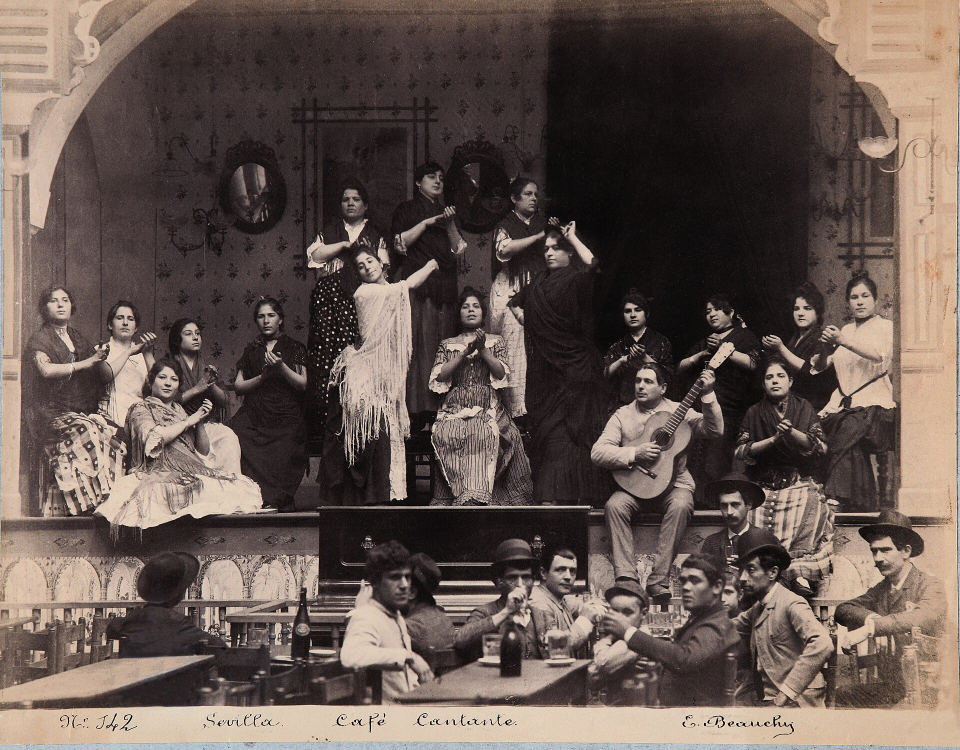
#> input picture cafe-cantante/assets/img/beauchy-cafe-1885.jpg, 1920 x 1500 px (shown at 1/2 size)
$ python grade.py ../assets/img/beauchy-cafe-1885.jpg out.png
#> lines starting #> are read from the running program, lines starting #| are printed output that depends on the picture
#!/usr/bin/env python3
"""Archival grade for the v2 photos: a warm two-tone print, no halftone.

Maps luminance onto ink (#16130f) -> paper (#efe6d4), lifts contrast a little,
optionally upscales small originals (Lanczos + unsharp + fine grain, so the
softness reads as an old print rather than as digital blur).

Usage: grade.py SRC OUT [--crop x0,y0,x1,y1 in px] [--upscale 2.0] [--grain 6] [--color]
"""
import argparse
import random
from PIL import Image, ImageOps, ImageEnhance, ImageFilter

INK = (22, 19, 15)
PAPER = (239, 230, 212)


def main():
    ap = argparse.ArgumentParser()
    ap.add_argument("src"); ap.add_argument("out")
    ap.add_argument("--crop")
    ap.add_argument("--upscale", type=float, default=1.0)
    ap.add_argument("--grain", type=float, default=4.0)
    ap.add_argument("--contrast", type=float, default=1.12)
    ap.add_argument("--color", action="store_true", help="keep colour (maps), only warm it")
    ap.add_argument("--brand", action="store_true", help="Acento tritone: noche -> rojo -> cal")
    a = ap.parse_args()

    im = Image.open(a.src).convert("RGB")
#> im is the input picture: PIL image 1920x1500 RGB; mean R, G, B 101.3, 87.2, 80.6
    if a.crop:
        im = im.crop(tuple(int(v) for v in a.crop.split(",")))
    if a.upscale != 1.0:
        im = im.resize((round(im.width * a.upscale), round(im.height * a.upscale)), Image.LANCZOS)
        im = im.filter(ImageFilter.UnsharpMask(radius=2, percent=70, threshold=2))
    if a.brand:
        # Acento archive treatment: noche shadows -> rojo mid-tones -> cal highlights, visible grain.
        g = ImageOps.autocontrast(im.convert("L"), cutoff=0.5)
        g = ImageEnhance.Contrast(g).enhance(a.contrast)
        out = ImageOps.colorize(g, (20, 17, 16), (244, 238, 230), mid=(150, 46, 38), blackpoint=18, whitepoint=236, midpoint=112)
    elif a.color:
        out = ImageEnhance.Color(im).enhance(0.55)
        out = Image.blend(out, Image.new("RGB", out.size, PAPER), 0.08)
    else:
        g = ImageOps.autocontrast(im.convert("L"), cutoff=0.5)
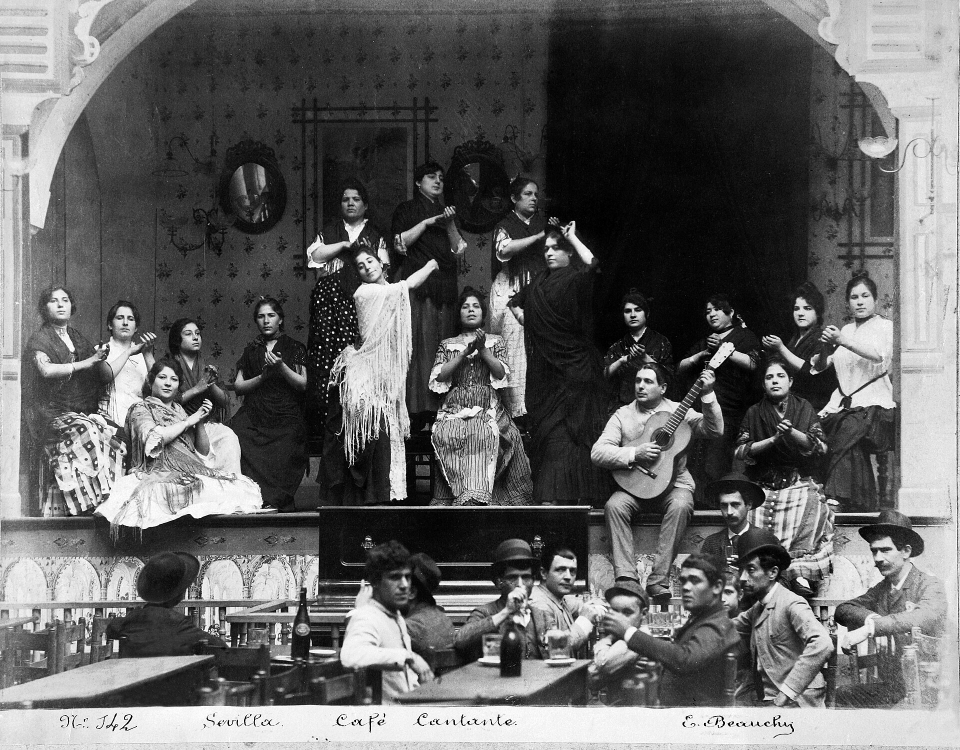
#> g: PIL image 1920x1500 L (shown at 1/2 size); min 0, max 255, mean 100.3
        g = ImageEnhance.Contrast(g).enhance(a.contrast)
        out = ImageOps.colorize(g, INK, PAPER)
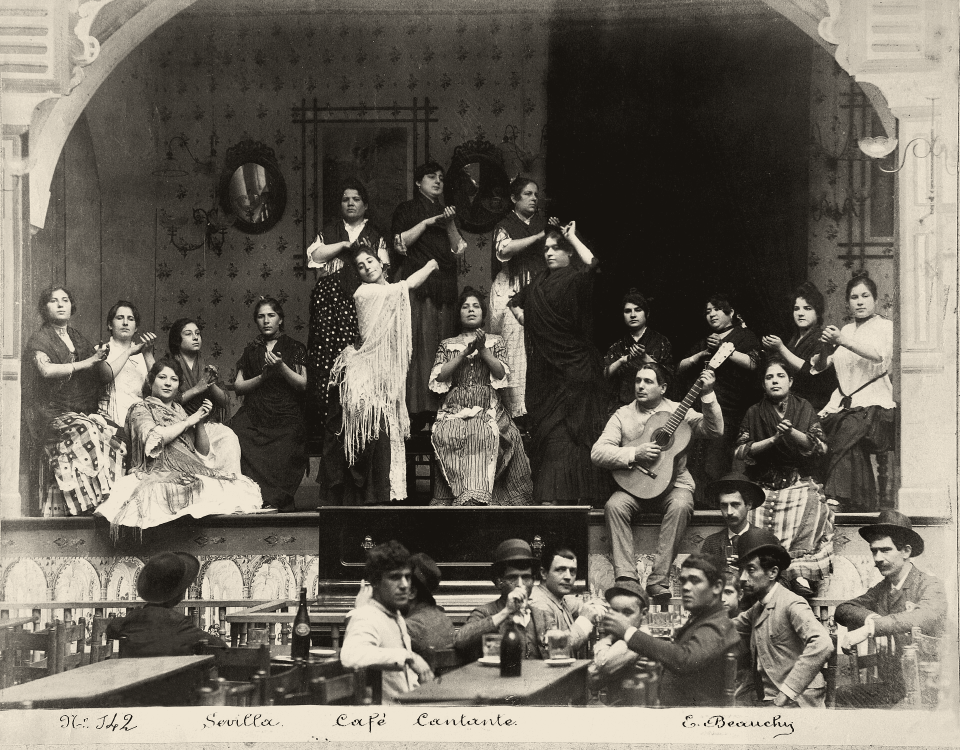
#> out: PIL image 1920x1500 RGB (shown at 1/2 size); mean R, G, B 106.7, 101.3, 91.8
    if a.grain:
        rnd = random.Random(17)
        px = out.load()
        for y in range(out.height):
            for x in range(out.width):
                n = int(rnd.gauss(0, a.grain))
                r, gg, b = px[x, y]
                px[x, y] = (max(0, min(255, r + n)), max(0, min(255, gg + n)), max(0, min(255, b + n)))
    out.save(a.out, quality=90, optimize=True)
    print("wrote", a.out, out.size)
#| wrote out.png (1920, 1500)


if __name__ == "__main__":
    main()
